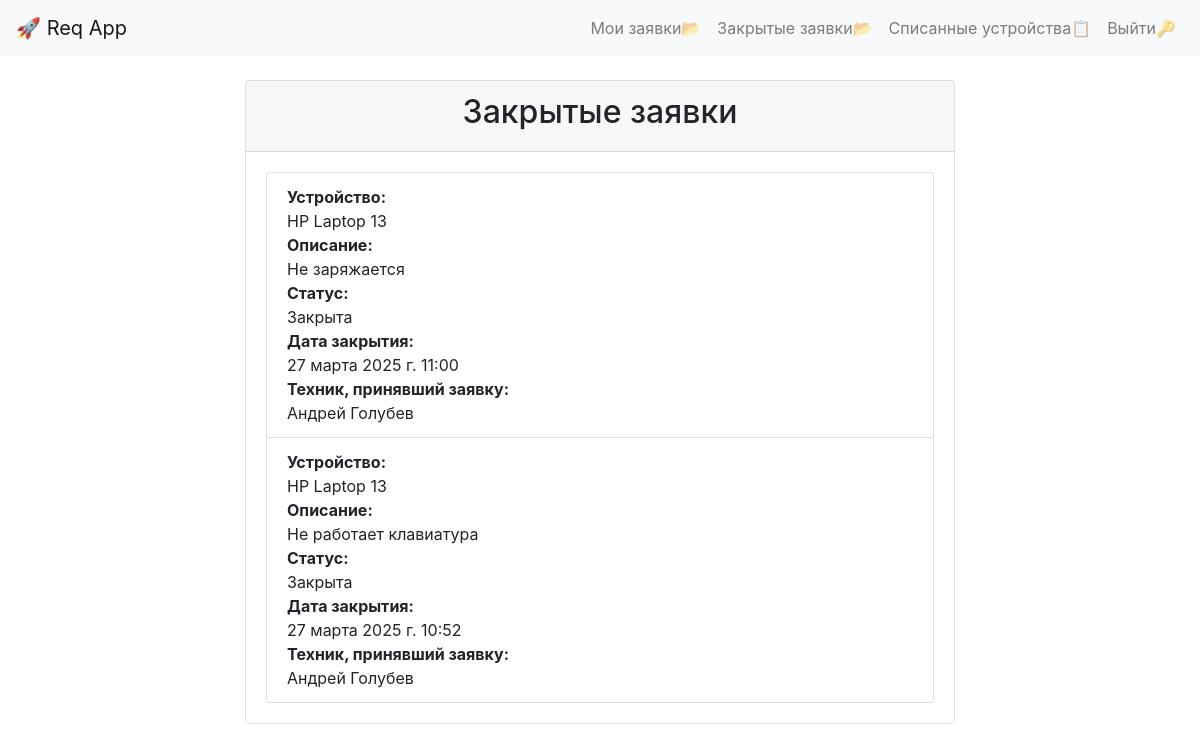
/closed_requests/ (signed in), run on an earlier commit of the app's database.
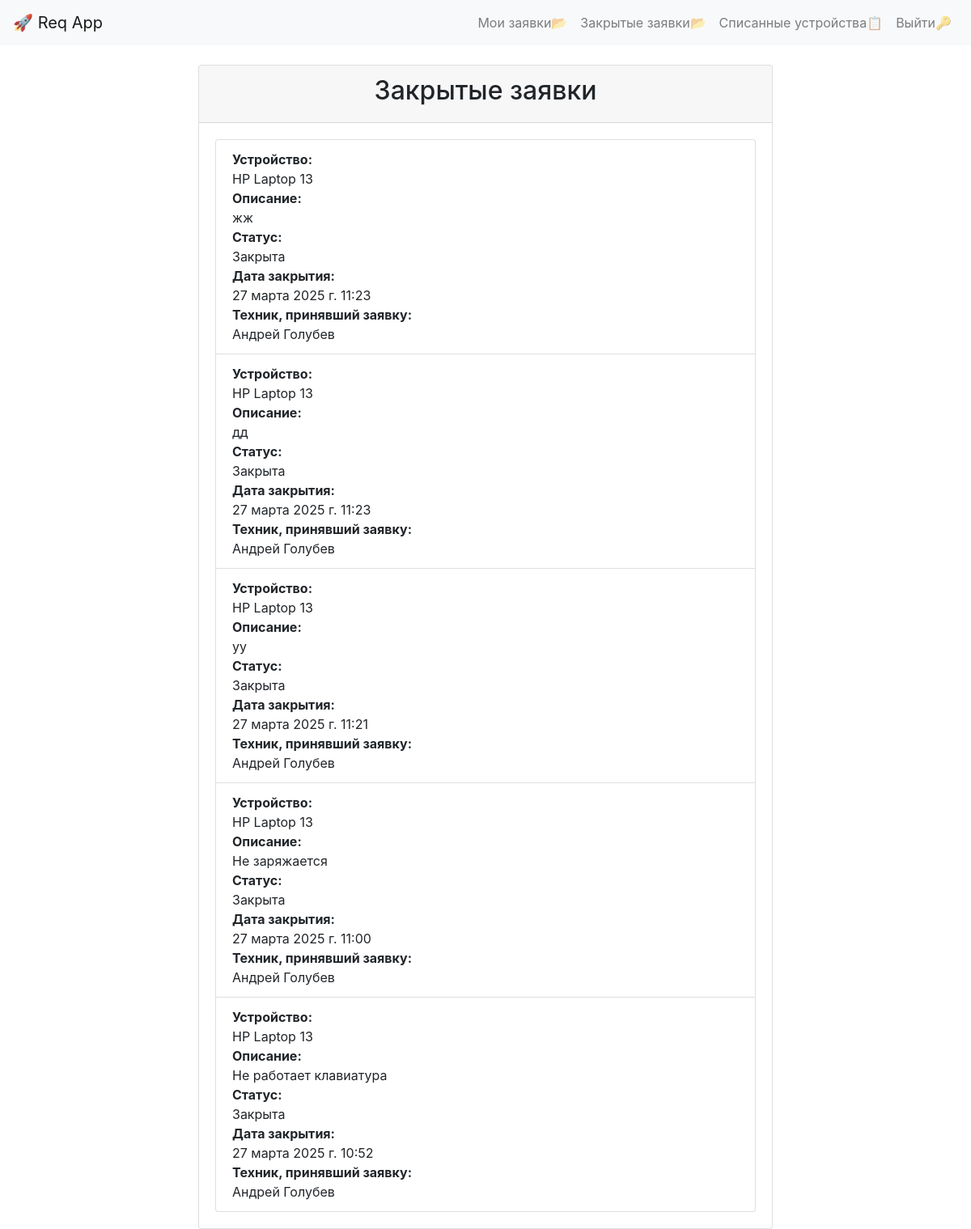
And on a later commit of the database.
### reqapp/models.py (models this page shows, shortened)
class ClosedRequest(models.Model):
    request = models.OneToOneField(Request, on_delete=models.CASCADE, related_name='closed_request')
    closed_at = models.DateTimeField(auto_now_add=True)
    technician = models.ForeignKey(User, on_delete=models.SET_NULL, null=True, blank=True, related_name='closed_requests')  # Техник, принявший заявку

class Request(models.Model):
    STATUS_CHOICES = (
        ('open', 'Открыта'),
        ('in_progress', 'В процессе'),
        ('closed', 'Закрыта'),
    )
    user = models.ForeignKey(User, on_delete=models.CASCADE)
    device = models.ForeignKey(Device, on_delete=models.SET_NULL, blank=True, null=True)
    description = models.TextField()
    status = models.CharField(max_length=20, choices=STATUS_CHOICES, default='open')
    created_at = models.DateTimeField(auto_now_add=True)
    technician = models.ForeignKey(User, on_delete=models.SET_NULL, null=True, blank=True, related_name='technician_requests')  # Поле для техники

class Device(models.Model):
    name = models.CharField(max_length=100)
    description = models.TextField(blank=True, null=True)
    category = models.ForeignKey(Category, on_delete=models.SET_NULL, blank=True, null=True, related_name='devices')
    code = models.CharField(max_length=100, blank=True, null=True, unique=True)
    audience = models.ForeignKey(Audience, on_delete=models.SET_NULL, blank=True, null=True, related_name='devices')
    equipment_number = models.CharField(max_length=50, unique=True, blank=True, null=True)
    purchase_date = models.DateField(blank=True, null=True)
    initial_cost = models.DecimalField(max_digits=12, decimal_places=2, blank=True, null=True)
    location = models.CharField(max_length=100, blank=True, null=True)
    residual_value = models.DecimalField(max_digits=12, decimal_places=2, blank=True, null=True)
    is_deleted = models.BooleanField(default=False)  # Флаг для удаления
    updated_at = models.DateTimeField(auto_now=True)

### reqapp/views.py (the view)
# urls.py: path('closed_requests/', closed_requests, name='closed_requests'),
def closed_requests(request):
    if not request.user.is_authenticated:
        return redirect('login')
    if request.user.groups.filter(name='Technician').exists():
        closed_requests = ClosedRequest.objects.filter(
            Q(request__technician=request.user)
        ).order_by('-closed_at')
    else:
        closed_requests = ClosedRequest.objects.filter(
            request__user=request.user
        ).order_by('-closed_at')
    return render(request, 'closed_requests.html', {'closed_requests': closed_requests})

### reqapp/templates/closed_requests.html (shortened to what this page needs)
{% extends 'base.html' %}
{% block content %}
<div class="container">
    <div class="row justify-content-center">
        <div class="col-md-8">
            <div class="card">
                <div class="card-header text-center">
                    <h2>Закрытые заявки</h2>
                </div>
                <div class="card-body">
                    {% if closed_requests %}
                        <ul class="list-group">
                            {% for closed_request in closed_requests %}
                                <li class="list-group-item">
                                    <div class="d-flex flex-column">
                                        <strong>Устройство:</strong>
                                        {% if closed_request.request.device %}
                                            {{ closed_request.request.device.name }}
                                        {% else %}
                                            Нет устройства
                                        {% endif %}
                                        <strong>Описание:</strong>
                                        {{ closed_request.request.description }}
                                        <strong>Статус:</strong>
                                        {{ closed_request.request.get_status_display }}
                                        <strong>Дата закрытия:</strong>
                                        {{ closed_request.closed_at }}
                                        {% if closed_request.technician %}
                                            <strong>Техник, принявший заявку:</strong>
                                            {{ closed_request.technician.first_name }} {{ closed_request.technician.last_name }}
                                        {% endif %}
                                    </div>
                                </li>
                            {% endfor %}
                        </ul>
                    {% else %}
                        <p class="text-center">Нет закрытых заявок.</p>
                    {% endif %}
                </div>
            </div>
        </div>
    </div>
</div>
{% endblock %}

What changed in the data, as far as the page shows it:
added ClosedRequest: request.device.name "HP Laptop 13", request.description "жж", request.status "Закрыта", closed_at "27 марта 2025 г. 11:23", technician.first_name "Андрей", technician.last_name "Голубев"
added ClosedRequest: request.device.name "HP Laptop 13", request.description "дд", request.status "Закрыта", closed_at "27 марта 2025 г. 11:23", technician.first_name "Андрей", technician.last_name "Голубев"
added ClosedRequest: request.device.name "HP Laptop 13", request.description "yy", request.status "Закрыта", closed_at "27 марта 2025 г. 11:21", technician.first_name "Андрей", technician.last_name "Голубев"
